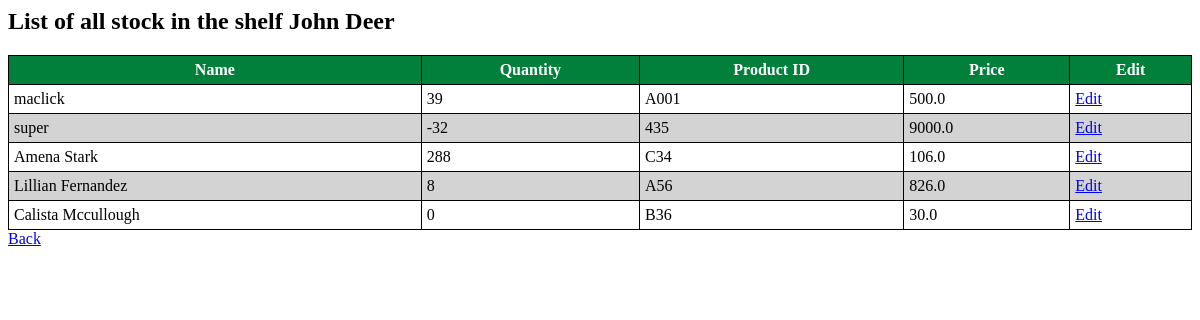
The page /manager/all-stock/ on the database as committed earlier.
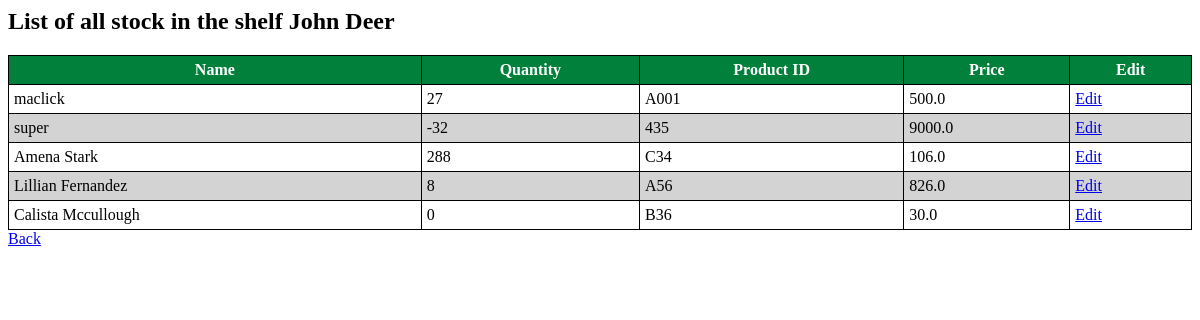
The same page on the database as committed later.
### manager/models.py (models this page shows, shortened)
class Stock(models.Model):
    product_name = models.CharField(max_length=100)
    product_id = models.CharField(max_length=100)
    product_quantity = models.IntegerField()
    product_price = models.FloatField()

### manager/views.py (the view)
# urls.py: path('all-stock/', views.all_stock, name='all-stock'),
def all_stock(request):
    stocks = Stock.objects.all()
    return render(request, 'all_stock.html', {'stocks': stocks})

### manager/templates/all_stock.html (shortened to what this page needs)
<h2>List of all  stock in the shelf John Deer</h2>
{% if stocks %}
    <table>
        <thead>
            <tr>
                <th>Name</th>
                <th>Quantity</th>
                <th>Product ID</th>
                <th>Price</th>
                <th>Edit</th>
            </tr>
        </thead>
        <tbody>
            {% for item in stocks %}
                <tr>
                    <td>{{ item.product_name }}</td>
                    <td>{{ item.product_quantity }}</td>
                    <td>{{ item.product_id }}</td>
                    <td>{{ item.product_price }}</td>
                    <td><a href="{% url 'edit-stock' item.id %}">Edit</a></td>
                </tr>
            {% endfor %}
        </tbody>
    </table>
{% else %}
    <p>No stock available</p>
{% endif %}
<a href="{% url 'admin-dashboard' %}">Back</a>

Rows that differ between the two databases and show on the page:
changed Stock "maclick": product_quantity "39" → "27"
